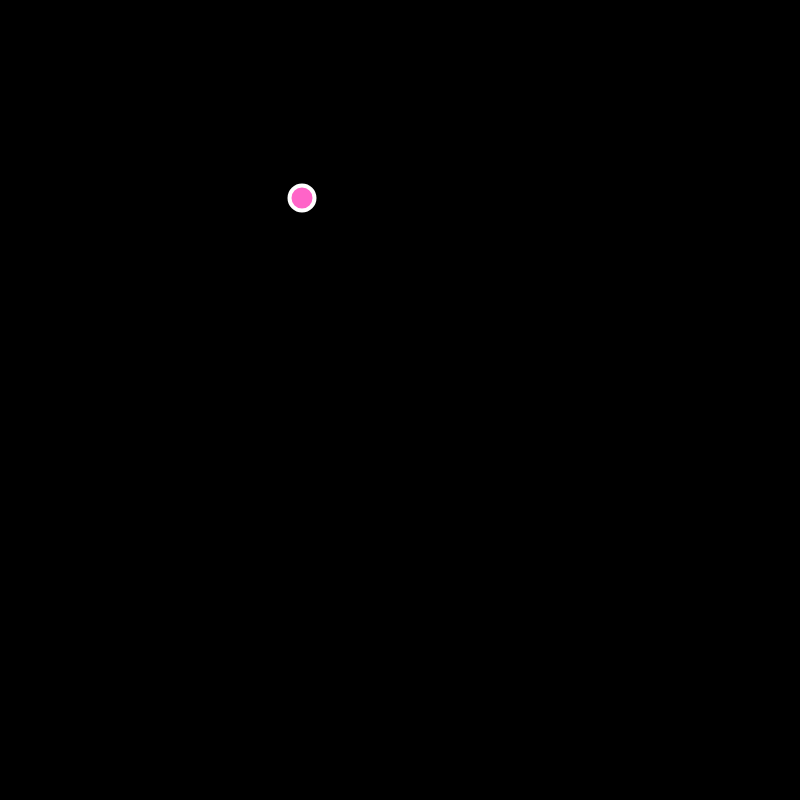
Frame 1 (no input)
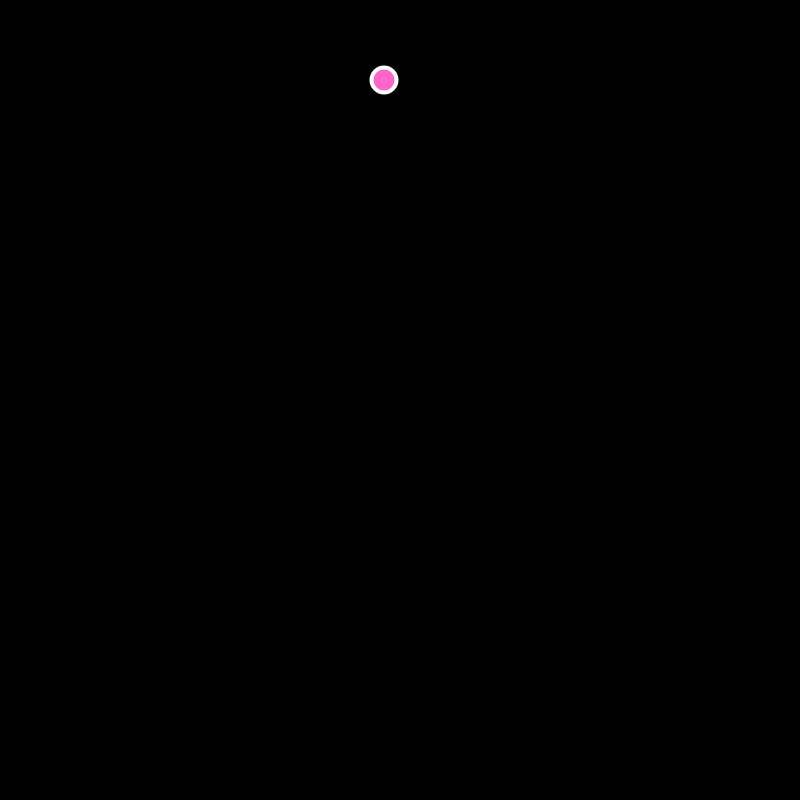
Frame 60 (no input)
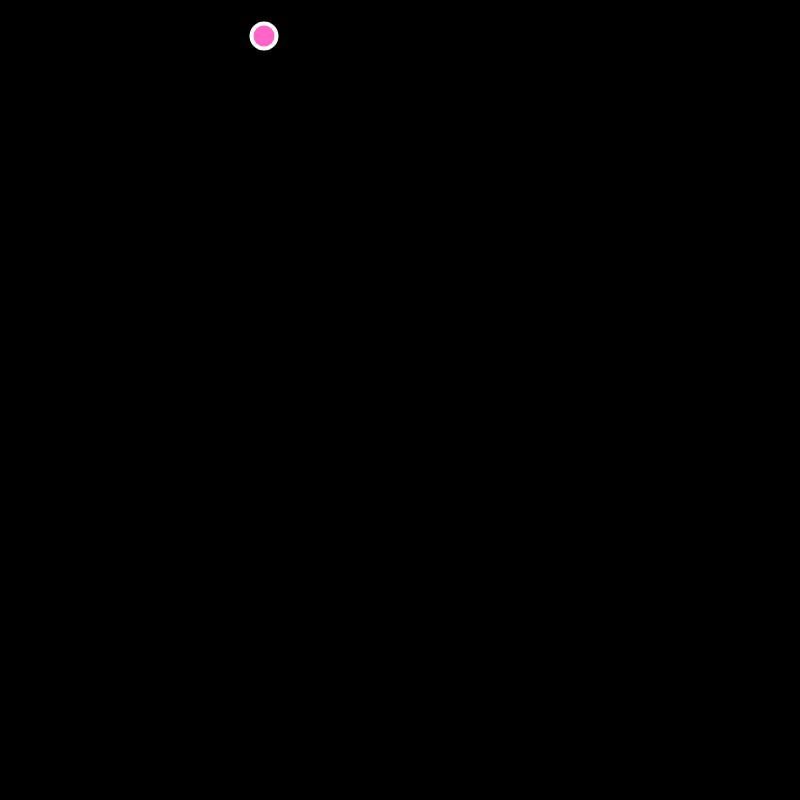
Frame 120 (the mouse pressed at the canvas centre since frame 60)

The p5.js sketch that drew these frames (run headless with seeded random() and noise() and a simulated clock; from frame 60 on, the mouse is pressed at the canvas centre):

// p5.js sketch
// ── sketch.js
//
var ball = {
  x: 300, 
  y: 200,
  xspeed: 2,
  yspeed: -2
}

function setup() {
  createCanvas(800,800);
  
}

function draw() {
  background(0);
  move();
  bounce();
  display();
  
}

function bounce() {
  if (ball.x > width/2 || ball.x<0) {
    ball.xspeed = ball.xspeed * -1;
  }
  else if (ball.y >height/2 || ball.y<0) {
    ball.yspeed = ball.yspeed * -1;
  }
  }

function move() {
  ball.x = ball.x + ball.xspeed;
  ball.y = ball.y + ball.yspeed;
}

function display() {
  stroke(255);
  strokeWeight(4);
  fill(255, 100, 200);
  ellipse(ball.x, ball.y, 25, 25)
}
